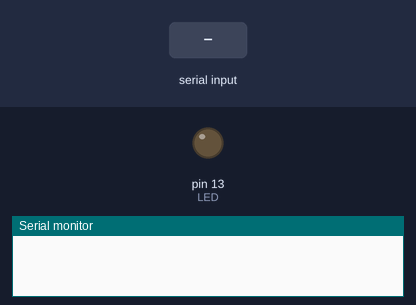
Simulated run of this sketch. Board: Arduino Uno, built with avr-gcc and run on an emulated ATmega328P. Shown: output pins drawn as LEDs (lit = HIGH), the last lines printed to the serial monitor. Dashed ring = blinking. Inputs (shaded band) come from the test bench.

Above: at 1.2 s.
1.3 s: "check\n" received over Serial
At 1.7 s:
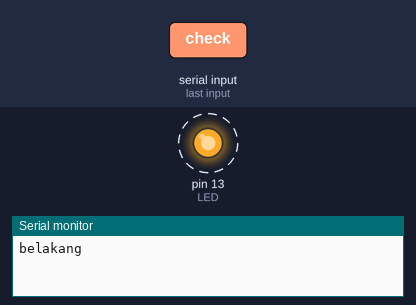
4.3 s: "1\n" received over Serial
At 5.5 s:
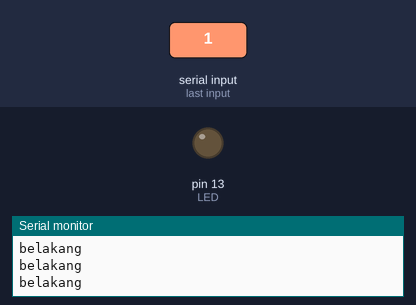
Timing chart, 0 to 7.3 s (numbered marks = the images above; inputs shaded):
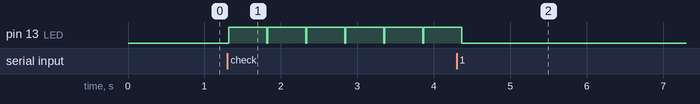

The sketch:

arduino_belakang.ino
```cpp
/*
   Without encoder
   This code only use for reading ultrasonic sensor value
   and send the data to raspi
*/

#define LED 13

// Sensor pins (echo & trigger)
#define trigPin1 4
#define echoPin1 5
#define trigPin2 6
#define echoPin2 7
#define trigPin3 8
#define echoPin3 9

long duration, distance, Sensor1, Sensor2, Sensor3;

String string_kode_enkripsi;

void setup() {
  Serial.begin(9600);   //Serial Port Baudrate: 9600 (jangan diubah)

  pinMode(trigPin1, OUTPUT);
  pinMode(trigPin2, OUTPUT);
  pinMode(trigPin3, OUTPUT);

  pinMode(echoPin1, INPUT);
  pinMode(echoPin2, INPUT);
  pinMode(echoPin3, INPUT);

  pinMode(LED, OUTPUT);
}


void loop() {

  //--------------------Detect USBx-----------------
  // Read serial from Raspberry Pi
  if (Serial.available()) {
    string_kode_enkripsi = Serial.readStringUntil('\n');
  }

  if (string_kode_enkripsi == "check") {
    //Kirim balasan
    Serial.println("belakang");
    Serial.flush();
    digitalWrite(LED, HIGH);
    delay(500);
    digitalWrite(LED, LOW);
  }

  if (string_kode_enkripsi == "done") {
    while (true)
    {
      //kiri
      SonarSensor(trigPin1, echoPin1);
      Sensor1 = distance;

      //tengah
      SonarSensor(trigPin2, echoPin2);
      Sensor2 = distance;

      //kanan
      SonarSensor(trigPin3, echoPin3);
      Sensor3 = distance;

      //Send ultrasonic value to Raspberry Pi
      Serial.print(Sensor1);
      Serial.print(",");
      Serial.print(Sensor2);
      Serial.print(",");
      Serial.println(Sensor3);
    }
  }
}

void SonarSensor(int trigPin, int echoPin)
{
  digitalWrite(trigPin, LOW);
  delayMicroseconds(1);
  digitalWrite(trigPin, HIGH);
  delayMicroseconds(5);
  digitalWrite(trigPin, LOW);
  duration = pulseIn(echoPin, HIGH);
  distance = (duration / 2) / 29.1;
  delayMicroseconds(10);
}
```

Measured:
- after the input at 1.3 s, pin 13 (LED): alternates HIGH for 0.50 s and LOW for 0.01 s, starting at once
- after the input at 4.3 s, pin 13 (LED): goes on until 4.4 s, then stays LOW
